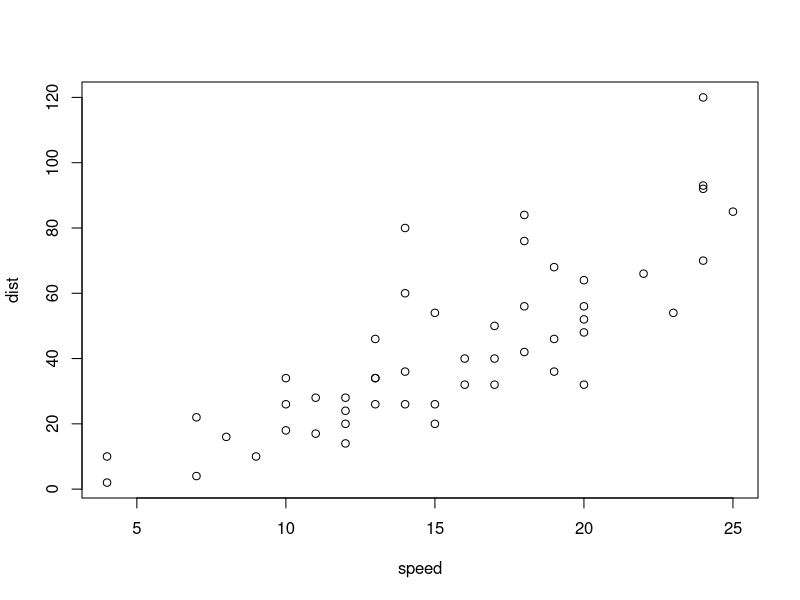
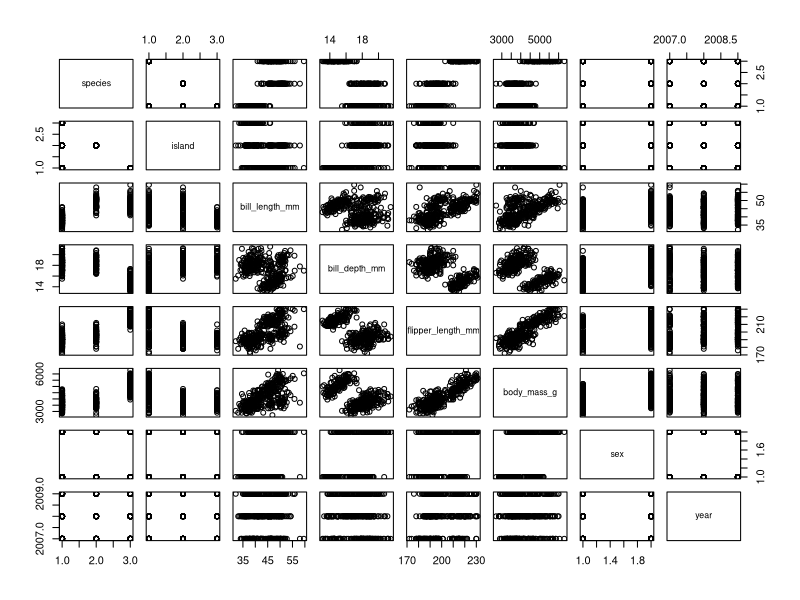

Reproduce these figures in R, in order.
## ---- chunk 1
knitr::opts_chunk$set(echo = TRUE)
## ---- chunk 2
bro <- function(){
  print("BRO!")
}

bro()
## ---- chunk 3
plot(cars)

# Very nice Caroline! You're doing great work!
## ---- chunk 4
plot(palmerpenguins::penguins)
